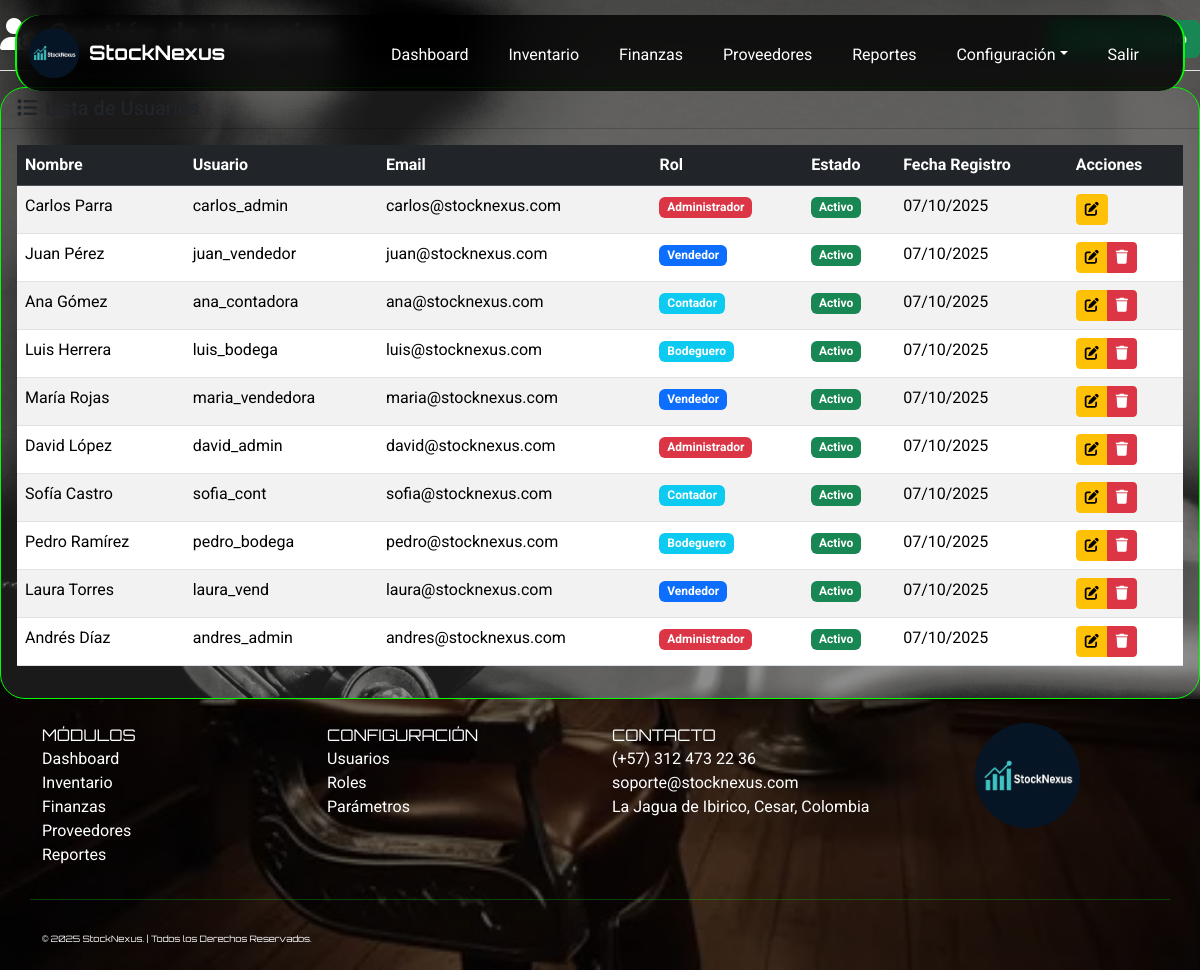
The page /index.php?page=usuarios (signed in) on the database as committed earlier.
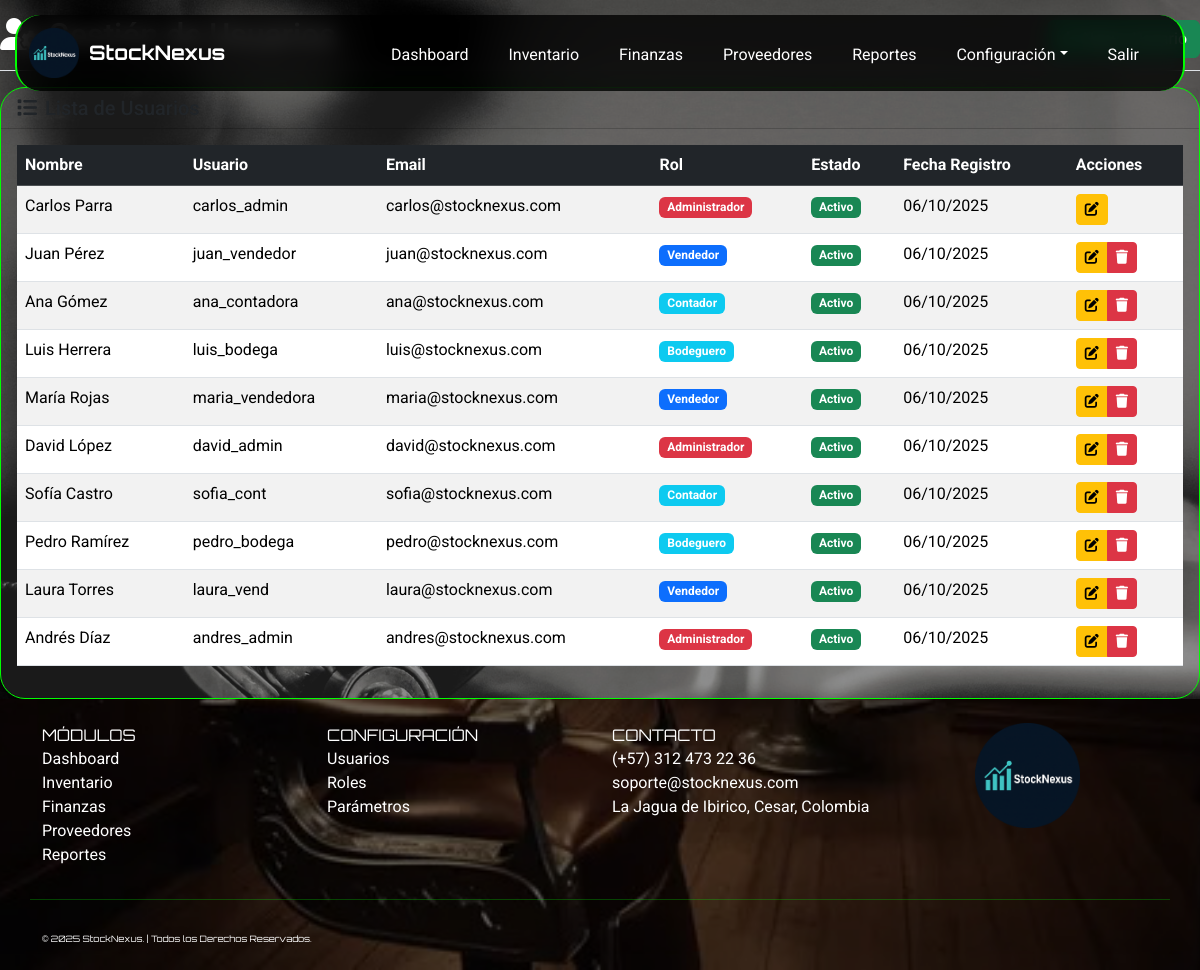
The same page on the database as committed later.
### tables this page shows
CREATE TABLE `usuarios` (
  `id_usuario` int(11) NOT NULL AUTO_INCREMENT,
  `nombre_completo` varchar(100) NOT NULL,
  `correo` varchar(100) NOT NULL,
  `usuario` varchar(50) NOT NULL,
  `contrasena` varchar(255) NOT NULL,
  `rol` enum('Administrador','Vendedor','Contador','Bodeguero') DEFAULT 'Vendedor',
  `estado` enum('Activo','Inactivo') DEFAULT 'Activo',
  `fecha_creacion` datetime DEFAULT CURRENT_TIMESTAMP,
  PRIMARY KEY (`id_usuario`),
  UNIQUE KEY `uk_usuarios_correo` (`correo`),
  UNIQUE KEY `uk_usuarios_usuario` (`usuario`)
);

### app/controllers/UsuarioController.php (called while the page is built, shortened)
<?php
class UsuarioController {
    private $db;
    public function __construct($database) {
        $this->db = $database;
    }
    public function listar() {
        try {
            $stmt = $this->db->query("SELECT * FROM usuarios ORDER BY fecha_creacion DESC");
            return $stmt->fetchAll();
        } catch (PDOException $e) {
            error_log("Error en listar usuarios: " . $e->getMessage());
            return [];
        }
    }
}
?>

### app/views/Usuarios/usuarios.php (the view, shortened to what this page needs)
<?php
$usuarioController = new UsuarioController($db);
$usuarios = $usuarioController->listar();
?>
<div class="d-flex justify-content-between flex-wrap flex-md-nowrap align-items-center pt-3 pb-2 mb-3 border-bottom">
    <h1 class="h2"><i class="fas fa-user-cog me-2"></i>Gestión de Usuarios</h1>
    <div class="btn-toolbar mb-2 mb-md-0">
        <a href="index.php?page=crear_usuario" class="btn btn-success">
            <i class="fas fa-plus me-2"></i>Nuevo Usuario
        </a>
    </div>
</div>
<div class="card">
    <div class="card-header">
        <h5 class="card-title mb-0">
            <i class="fas fa-list me-2"></i>Lista de Usuarios
        </h5>
    </div>
    <div class="card-body">
        <div class="table-responsive">
            <table class="table table-striped table-hover">
                <thead class="table-dark">
                    <tr>
                        <th>Nombre</th>
                        <th>Usuario</th>
                        <th>Email</th>
                        <th>Rol</th>
                        <th>Estado</th>
                        <th>Fecha Registro</th>
                        <th>Acciones</th>
                    </tr>
                </thead>
                <tbody>
                    <?php foreach ($usuarios as $usuario): ?>
                    <tr>
                        <td><?= $usuario['nombre_completo'] ?></td>
                        <td><?= $usuario['usuario'] ?></td>
                        <td><?= $usuario['correo'] ?></td>
                        <td>
                            <span class="badge bg-<?=
                                $usuario['rol'] == 'Administrador' ? 'danger' :
                                ($usuario['rol'] == 'Vendedor' ? 'primary' : 'info')
                            ?>">
                                <?= $usuario['rol'] ?>
                            </span>
                        </td>
                        <td>
                            <span class="badge bg-<?= $usuario['estado'] == 'Activo' ? 'success' : 'secondary' ?>">
                                <?= $usuario['estado'] ?>
                            </span>
                        </td>
                        <td><?= date('d/m/Y', strtotime($usuario['fecha_creacion'])) ?></td>
                        <td>
                            <div class="btn-group btn-group-sm">
                                <a href="index.php?page=editar_usuario&id=<?= $usuario['id_usuario'] ?>"
                                   class="btn btn-warning" title="Editar">
                                    <i class="fas fa-edit"></i>
                                </a>
                                <?php if ($usuario['id_usuario'] != $_SESSION['usuario_id']): ?>
                                <a href="index.php?page=eliminar_usuario&id=<?= $usuario['id_usuario'] ?>"
                                   class="btn btn-danger btn-delete" title="Eliminar">
                                    <i class="fas fa-trash"></i>
                                </a>
                                <?php endif; ?>
                            </div>
                        </td>
                    </tr>
                    <?php endforeach; ?>
                </tbody>
            </table>
        </div>
    </div>
</div>

Rows that differ between the two databases and show on the page:
changed usuarios "Carlos Parra": fecha_creacion "07/10/2025" → "06/10/2025"
changed usuarios "Juan Pérez": fecha_creacion "07/10/2025" → "06/10/2025"
changed usuarios "Ana Gómez": fecha_creacion "07/10/2025" → "06/10/2025"
changed usuarios "Luis Herrera": fecha_creacion "07/10/2025" → "06/10/2025"
changed usuarios "María Rojas": fecha_creacion "07/10/2025" → "06/10/2025"
changed usuarios "David López": fecha_creacion "07/10/2025" → "06/10/2025"
changed usuarios "Sofía Castro": fecha_creacion "07/10/2025" → "06/10/2025"
changed usuarios "Pedro Ramírez": fecha_creacion "07/10/2025" → "06/10/2025"
changed usuarios "Laura Torres": fecha_creacion "07/10/2025" → "06/10/2025"
changed usuarios "Andrés Díaz": fecha_creacion "07/10/2025" → "06/10/2025"
